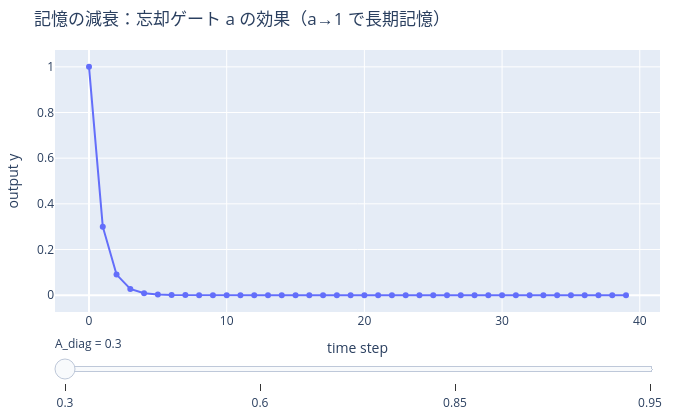

The notebook cell saved with this chart:
### Markdown cell above
### ▶ 触って確かめる — 記憶はどれだけ続くか（減衰スライダー）

忘却ゲートは「記憶をどれだけ残すか」を決めます。これを最も単純な形で見ると、状態が毎ステップ $a$ 倍に減衰する系の
**インパルス応答** $a^t$ です。スライダーで減衰率 $a$ を上げると記憶が長く尾を引きます（$a\to1$ で残差接続のように素通し）—
長期依存を保つゲートの本質が見えます。

### Code cell
import plotly.io as pio

pio.renderers.default = "plotly_mimetype+notebook_connected"
fig = plotting.plotly_ssm_impulse(title="記憶の減衰：忘却ゲート a の効果（a→1 で長期記憶）")
fig.show()

### Figure 1 — Plotly figure (JSON) as saved in the notebook; plotly's stock layout.template omitted (floating-point values rounded to 4 significant figures)
{"data": [{"mode": "lines+markers", "name": "impulse response", "type": "scatter", "x": [0, 1, 2, 3, 4, 5, 6, 7, 8, 9, 10, 11, 12, 13, 14, 15, 16, 17, 18, 19, 20, 21, 22, 23, 24, 25, 26, 27, 28, 29, 30, 31, 32, 33, 34, 35, 36, 37, 38, 39], "y": [1.0, 0.3, 0.09, 0.027, 0.0081, 0.00243, 0.000729, 0.0002187, 6.561e-05, 1.968e-05, 5.905e-06, 1.771e-06, 5.314e-07, 1.594e-07, 4.783e-08, 1.435e-08, 4.305e-09, 1.291e-09, 3.874e-10, 1.162e-10, 3.487e-11, 1.046e-11, 3.138e-12, 9.414e-13, 2.824e-13, 8.473e-14, 2.542e-14, 7.626e-15, 2.288e-15, 6.863e-16, 2.059e-16, 6.177e-17, 1.853e-17, 5.559e-18, 1.668e-18, 5.003e-19, 1.501e-19, 4.503e-20, 1.351e-20, 4.053e-21]}], "layout": {"height": 420, "margin": {"b": 40, "l": 50, "r": 20, "t": 50}, "sliders": [{"currentvalue": {"prefix": "A_diag = "}, "steps": [{"args": [["0.3"], {"frame": {"duration": 0, "redraw": true}, "mode": "immediate"}], "label": "0.3", "method": "animate"}, {"args": [["0.6"], {"frame": {"duration": 0, "redraw": true}, "mode": "immediate"}], "label": "0.6", "method": "animate"}, {"args": [["0.85"], {"frame": {"duration": 0, "redraw": true}, "mode": "immediate"}], "label": "0.85", "method": "animate"}, {"args": [["0.95"], {"frame": {"duration": 0, "redraw": true}, "mode": "immediate"}], "label": "0.95", "method": "animate"}]}], "title": {"text": "記憶の減衰：忘却ゲート a の効果（a→1 で長期記憶）"}, "width": 680, "xaxis": {"title": {"text": "time step"}}, "yaxis": {"title": {"text": "output y"}}}}
